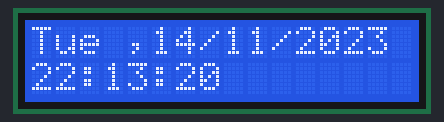
A sketch run on a simulated Arduino Uno, built with avr-gcc and run on an emulated ATmega328P. On the bench: 16×2 character LCD. The local clock reads 2024-03-15 10:24:30 at power-on unless the sketch sets it.

Above: at 0.1 s.
At 4.1 s:
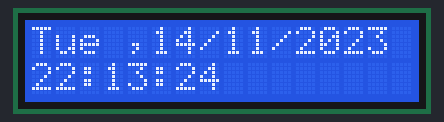
At 9.1 s:
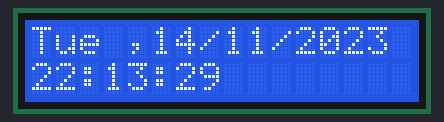
At 19.1 s:
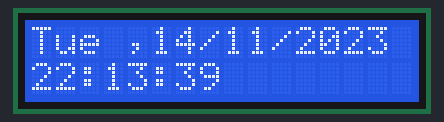
At 29.1 s:
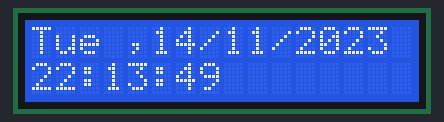
At 39.1 s:
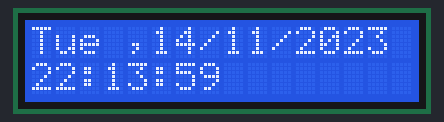

Measured:
- what the display in image 1 shows lasts 1.0 s, from 4.0 s to 5.0 s

The sketch:

RTC_with_lcd.ino
```cpp
#include <Wire.h>
#include <LiquidCrystal.h>
#include "RTClib.h"

RTC_DS1307 rtc;
LiquidCrystal lcd(7, 6, 5, 4, 3, 2); // (rs, e, d4, d5, d6, d7)

char daysOfTheWeek[7][12] = {"Sun", "Mon", "Tue", "Wed", "Thu", "Fri", "Sat"};

void setup ()
{
  Serial.begin(9600);
  lcd.begin(16, 2);

  if (! rtc.begin())
  {
    lcd.print("Couldn't find RTC");
    while (1);
  }

  if (! rtc.isrunning())
  {
    lcd.print("RTC is NOT running!");
  }

  rtc.adjust(DateTime(F(__DATE__), F(__TIME__)));//auto update from computer time
  //rtc.adjust(DateTime(2014, 1, 21, 3, 0, 0));// to set the time manualy

}

void loop ()
{
  DateTime now = rtc.now();

  lcd.setCursor(0, 1);
  lcd.print(now.hour());
  lcd.print(':');
  lcd.print(now.minute());
  lcd.print(':');
  lcd.print(now.second());
  lcd.print("   ");

  lcd.setCursor(0, 0);
  lcd.print(daysOfTheWeek[now.dayOfTheWeek()]);
  lcd.print(" ,");
  lcd.print(now.day());
  lcd.print('/');
  lcd.print(now.month());
  lcd.print('/');
  lcd.print(now.year());

}
```
